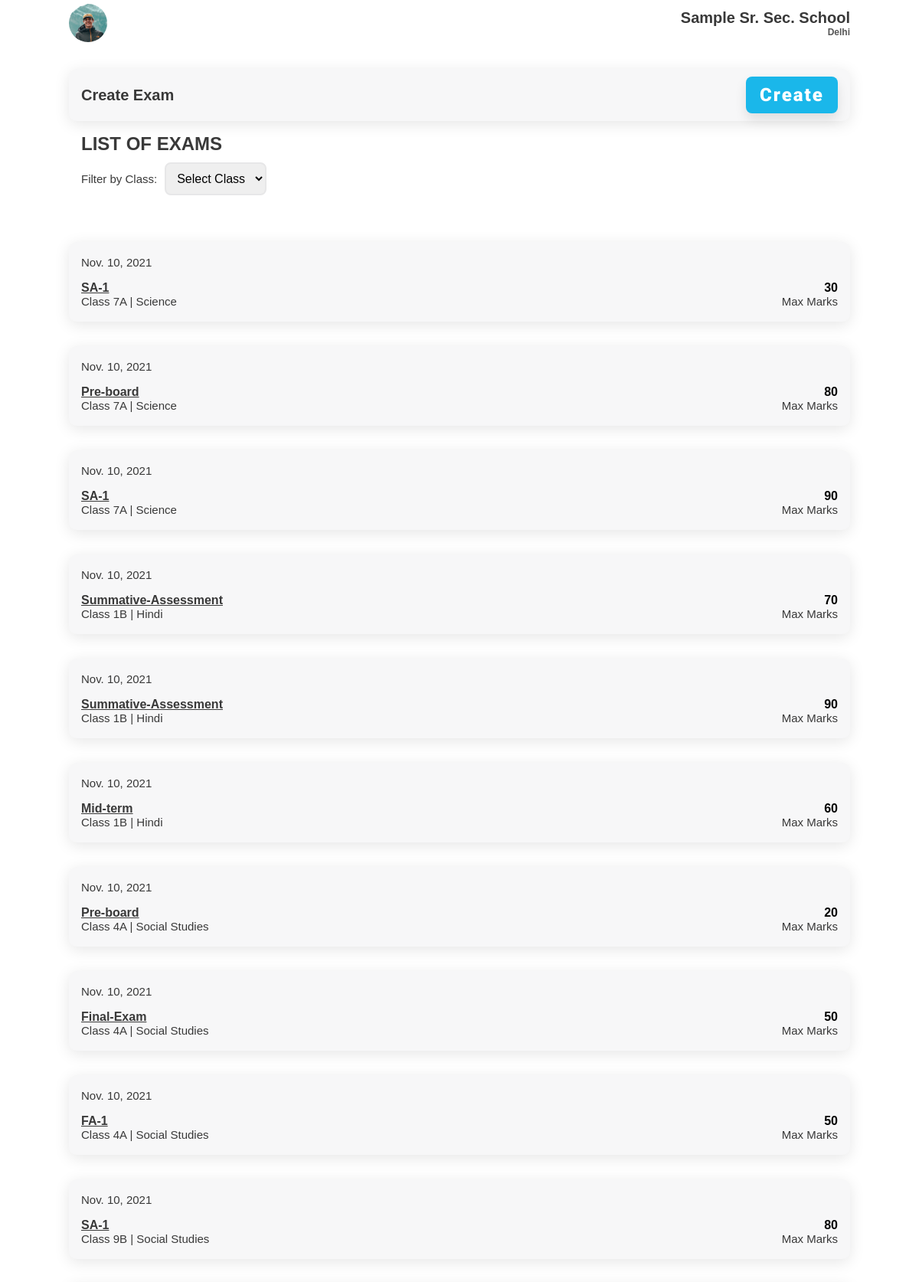
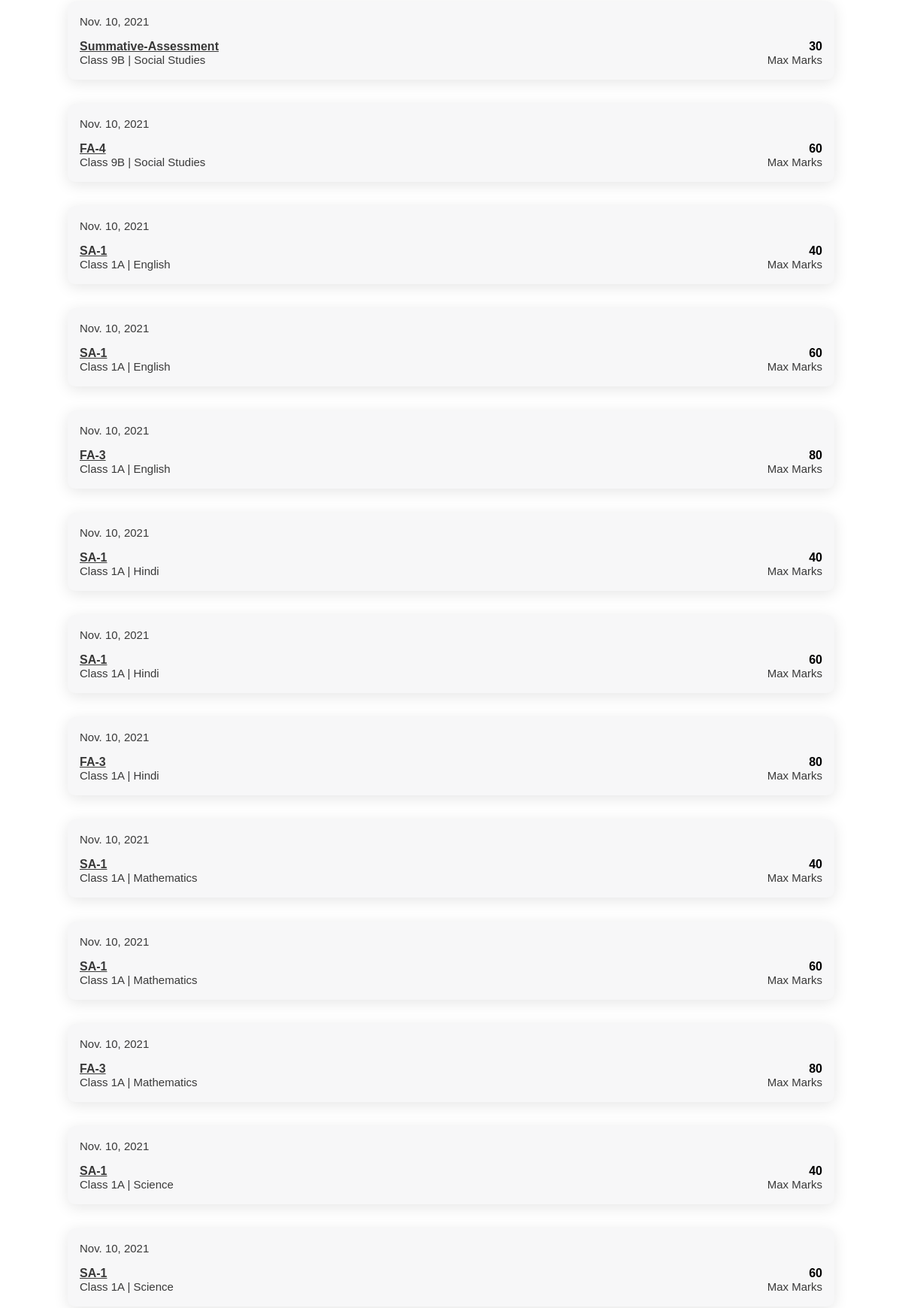
Screenshot of /exam/superadmin/ (signed in, upper part) with the database file from the repository (2 pictures, top to bottom).
### exam/models.py (models this page shows)
class ExamHeldSubject(models.Model):
    exam = models.ForeignKey(exam, on_delete=models.CASCADE)
    subject = models.ForeignKey(subject, on_delete=models.CASCADE)

class exam(models.Model):
    date = models.DateField(auto_now=True)
    name = models.CharField(max_length=100)
    max_marks = models.IntegerField()
    ms = models.BooleanField()

### teacher/models.py (models this page shows)
class subject(models.Model):
    subject = models.CharField(max_length=50)
    Class = models.ForeignKey(classSection, on_delete=models.PROTECT)
    teacher = models.ForeignKey(teacher, on_delete=models.PROTECT)

class classSection(models.Model):
    Class = models.IntegerField()
    section = models.CharField(max_length=50)
    teacher = models.OneToOneField(teacher, on_delete=models.PROTECT)

### exam/views.py (the view)
# urls.py: path('superadmin/', views.superadminExam, name='superadminExam'),
def superadminExam(request):
    superadminobj = SuperAdmin.objects.get(user = request.user)
    schoolobj = superadminobj.school
    teacher_qs = teacher.objects.filter(school = schoolobj)
    class_qs = classSection.objects.filter(teacher__in = teacher_qs).values().order_by('Class')
    subject_qs = subject.objects.filter(teacher__in = teacher_qs)
    examheld_qs = ExamHeldSubject.objects.filter(subject__in = subject_qs)
    print(len(examheld_qs))
    return render(request, 'superadminExam.html', {"exam_lst": examheld_qs, "classes": class_qs})

### templates/superadmin/superadminExam.html (shortened to what this page needs)
{% extends 'adminhome.html' %} {% load static %} {% block extra-head %}
<link rel="stylesheet" href="{% static 'css/attendance.css' %}" />
<link rel="stylesheet" href="{% static 'css/teacherExam.css' %}" />
{% endblock extra-head %} {% block content %}
<section id="start-att">
  <div class="component-back">
    <div>
      <h2>Create Exam</h2>
    </div>
    <a href="{% url 'exam:superadminCreateExam' %}"
      ><button class="btn btn-lg">Create</button></a
    >
  </div>
  <div class="exam-list-txt">
    <h1>LIST OF EXAMS</h1>
    <div class="exam-list-class-filter">
      <p>Filter by Class:</p>
      <select name="select-class" id="" onchange="submitHandler(event)">
        <option value="all" selected="">Select Class</option>
      </select>
    </div>
  </div>
</section>
<section id="home-menu">
  <div class="home-menu">
    {% for current_exam in exam_lst %}
    <div id="exam#{{ current_exam.exam.id }}" class="menu-list tech-exam-list">
      <div>
        <p>{{ current_exam.exam.date }}</p>
      </div>
      <div class="exam-data">
        <a href="script:javascript.void(0)">
          <div class="exam-desc">
            <h3 class="text-underline">{{ current_exam.exam.name }}</h3>
            <p>
              Class <span class="exam-class">{{current_exam.subject.Class.Class}}{{current_exam.subject.Class.section}}</span> |
              {{current_exam.subject.subject}}
            </p>
          </div>
        </a>
        <div class="max-marks">
          <h4>{{ current_exam.exam.max_marks }}</h4>
          <p>Max Marks</p>
        </div>
      </div>
    </div>
    {% endfor %}
  </div>
</section>
{% endblock content %}

### static/css/style.css (style rules this page uses)
:root { --dark-green: #1ab7ea; --light-green: #9cdabd; --dark-red: #fb3f4a; --light-red: #fb878e; --light-red: #2196f3; --light-grey: #f7f7f8; --dark-grey: #e7e7e8; --dark: #393939; --faded: #555555; --center-width: 85%; }
* { box-sizing: border-box; margin: 0; padding: 0; }
body { font-family: "Arial", sans-serif; -webkit-font-smoothing: antialiased; }
a { text-decoration: none; }
* { margin: 0; padding: 0; }
.home-menu, .goto { margin: 35px auto 0; width: var(--center-width); display: flex; flex-direction: column; justify-content: space-between; }
.menu-list, .component-back { background-color: var(--light-grey); border-radius: 10px; display: flex; justify-content: space-between; align-items: center; margin: 1em 0; padding: 10px 16px; transition: all 0.5s ease 0s; box-shadow: 0px 4px 20px rgba(0, 0, 0, 0.1); }
.btn { display: inline-block; background: var(--dark-green); color: #fff; padding: 10px 15px; min-width: 120px; font-size: 1rem; text-align: center; border: none; cursor: pointer; outline: none; box-shadow: 0px 8px 15px rgba(0, 0, 0, 0.1); transition: all 0.3s ease 0s; border-radius: 8px; letter-spacing: 2px; font-family: "Roboto", sans-serif; font-weight: 900; }
.btn-lg { font-size: 1.5rem; }
p { color: var(--dark); font-size: 15px; font-weight: 300; }
h1 { color: var(--dark); text-transform: capitalize; font-size: 24px; font-weight: 600; }
h2 { color: var(--dark); text-transform: capitalize; font-size: 20px; font-weight: 600; }
h3 { color: var(--dark); font-size: 16px; font-weight: 600; }
.text-underline { text-decoration: underline; }

### static/css/attendance.css (style rules this page uses)
#start-att { width: 85%; margin: auto; }

### static/css/teacherExam.css (style rules this page uses)
.exam-list-txt { padding: 0px 16px; align-items: center; }
.exam-list-txt select { outline: none; padding: 10px; font-size: 16px; border: 2px solid var(--dark-grey); border-radius: 8px; transition: all 0.1s ease; margin: 10px; }
.exam-list-class-filter { display: flex; align-items: center; }
.tech-exam-list { flex-direction: column; }
.tech-exam-list > * { margin: 8px 0px; }
.tech-exam-list > div:nth-child(1) { align-self: baseline; }
.exam-data { display: flex; justify-content: space-between; width: 100%; text-align: right; }
.exam-desc { text-align: left; }

### rows the page displays
ExamHeldSubject: exam "Nov. 10, 2021", exam.name "SA-1", subject.Class.Class "7", subject.Class.section "A", subject.subject "Science", exam.max_marks "30"
ExamHeldSubject: exam "Nov. 10, 2021", exam.name "Pre-board", subject.Class.Class "7", subject.Class.section "A", subject.subject "Science", exam.max_marks "80"
ExamHeldSubject: exam "Nov. 10, 2021", exam.name "SA-1", subject.Class.Class "7", subject.Class.section "A", subject.subject "Science", exam.max_marks "90"
ExamHeldSubject: exam "Nov. 10, 2021", exam.name "Summative-Assessment", subject.Class.Class "1", subject.Class.section "B", subject.subject "Hindi", exam.max_marks "70"
ExamHeldSubject: exam "Nov. 10, 2021", exam.name "Summative-Assessment", subject.Class.Class "1", subject.Class.section "B", subject.subject "Hindi", exam.max_marks "90"
ExamHeldSubject: exam "Nov. 10, 2021", exam.name "Mid-term", subject.Class.Class "1", subject.Class.section "B", subject.subject "Hindi", exam.max_marks "60"
ExamHeldSubject: exam "Nov. 10, 2021", exam.name "Pre-board", subject.Class.Class "4", subject.Class.section "A", subject.subject "Social Studies", exam.max_marks "20"
ExamHeldSubject: exam "Nov. 10, 2021", exam.name "Final-Exam", subject.Class.Class "4", subject.Class.section "A", subject.subject "Social Studies", exam.max_marks "50"
ExamHeldSubject: exam "Nov. 10, 2021", exam.name "FA-1", subject.Class.Class "4", subject.Class.section "A", subject.subject "Social Studies", exam.max_marks "50"
ExamHeldSubject: exam "Nov. 10, 2021", exam.name "SA-1", subject.Class.Class "9", subject.Class.section "B", subject.subject "Social Studies", exam.max_marks "80"
ExamHeldSubject: exam "Nov. 10, 2021", exam.name "Summative-Assessment", subject.Class.Class "9", subject.Class.section "B", subject.subject "Social Studies", exam.max_marks "30"
ExamHeldSubject: exam "Nov. 10, 2021", exam.name "FA-4", subject.Class.Class "9", subject.Class.section "B", subject.subject "Social Studies", exam.max_marks "60"
ExamHeldSubject: exam "Nov. 10, 2021", exam.name "SA-1", subject.Class.Class "1", subject.Class.section "A", subject.subject "English", exam.max_marks "40"
ExamHeldSubject: exam "Nov. 10, 2021", exam.name "SA-1", subject.Class.Class "1", subject.Class.section "A", subject.subject "English", exam.max_marks "60"
ExamHeldSubject: exam "Nov. 10, 2021", exam.name "FA-3", subject.Class.Class "1", subject.Class.section "A", subject.subject "English", exam.max_marks "80"
ExamHeldSubject: exam "Nov. 10, 2021", exam.name "SA-1", subject.Class.Class "1", subject.Class.section "A", subject.subject "Hindi", exam.max_marks "40"
ExamHeldSubject: exam "Nov. 10, 2021", exam.name "SA-1", subject.Class.Class "1", subject.Class.section "A", subject.subject "Hindi", exam.max_marks "60"
ExamHeldSubject: exam "Nov. 10, 2021", exam.name "FA-3", subject.Class.Class "1", subject.Class.section "A", subject.subject "Hindi", exam.max_marks "80"
ExamHeldSubject: exam "Nov. 10, 2021", exam.name "SA-1", subject.Class.Class "1", subject.Class.section "A", subject.subject "Mathematics", exam.max_marks "40"
ExamHeldSubject: exam "Nov. 10, 2021", exam.name "SA-1", subject.Class.Class "1", subject.Class.section "A", subject.subject "Mathematics", exam.max_marks "60"
ExamHeldSubject: exam "Nov. 10, 2021", exam.name "FA-3", subject.Class.Class "1", subject.Class.section "A", subject.subject "Mathematics", exam.max_marks "80"
ExamHeldSubject: exam "Nov. 10, 2021", exam.name "SA-1", subject.Class.Class "1", subject.Class.section "A", subject.subject "Science", exam.max_marks "40"
ExamHeldSubject: exam "Nov. 10, 2021", exam.name "SA-1", subject.Class.Class "1", subject.Class.section "A", subject.subject "Science", exam.max_marks "60"
